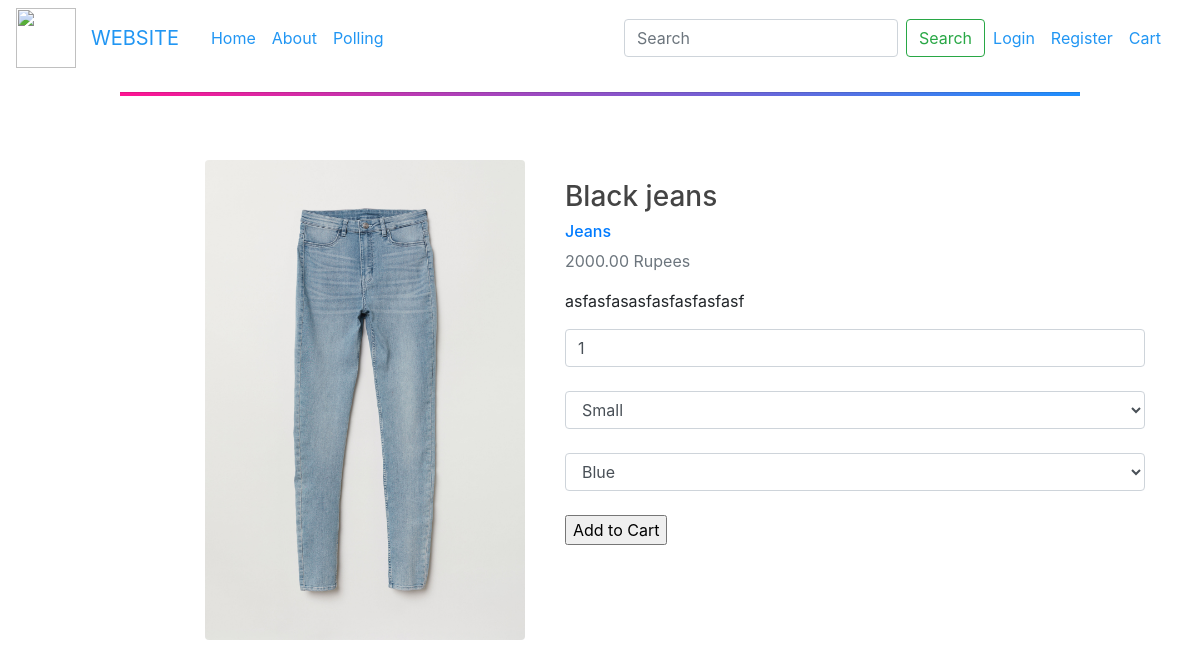
Page /7/black-jeans/ on the committed database.
### blog/models.py (models this page shows, shortened)
class Product(models.Model):
    category = models.ForeignKey(Category, related_name='products', on_delete=models.CASCADE)
    name = models.CharField(max_length=150)
    description = models.TextField(blank=True)
    price = models.DecimalField(decimal_places=2, max_digits=10)
    slug = models.SlugField(max_length=150)
    stock = models.PositiveIntegerField(default=1)
    available = models.BooleanField(default=1)
    created_at = models.DateTimeField(auto_now_add=True)
    updated_at = models.DateTimeField(auto_now=True)
    image = models.ImageField(upload_to='products', blank=True)
    class Meta:
        ordering = ('name',)
        index_together = (('id', 'slug'),)

class Category(models.Model):
    name = models.CharField(max_length=150)
    slug = models.SlugField(max_length=150)
    created_at = models.DateTimeField(auto_now_add=True)
    updated_at = models.DateTimeField(auto_now=True)
    class Meta:
        ordering = ('name',)
        verbose_name = 'category'
        verbose_name_plural = 'categories'
    def __str__(self):
        return self.name
    def get_absolute_url(self):
        return reverse('blog:product_list_by_category', args=[self.slug])

### blog/views.py (the view)
# urls.py: re_path(r'^(?P<id>\d+)/(?P<slug>[-\w]+)/$', views.product_detail, name='product_detail'),
def product_detail(request, id, slug):
    product = get_object_or_404(Product, id=id, slug=slug, available=True)
    context = {
        'product': product
    }
    return render(request, 'blog/details.html', context)

### blog/models.py (called while the page is built)
    def all(self):
        return super(VariationsManager,self).filter(active=True)

    def sizes(self):
        return self.all().filter(category='size')

    def colors(self):
        return self.all().filter(category='color')

### blog/templates/blog/details.html
{% extends "blog/base.html" %}
{% load static %}
{% block content %}
    <br>
    <br>
    <div class="row">
    <div class= "col-md-2"></div>
    <div class="col-md-8">
   <div class="card mb-3" style="width: 60rem;background: transparent; border: none">
        <div class="row no-gutters">
            <div class="col-md-4">
                <img class="rounded" src="{% if product.image %} {{ product.image.url }} {% else %} {% static 'img/default.png' %} {% endif %}" alt="..." style="width: 100%; height: auto">
            </div>
            <div class="col-md-8" style="padding-left: 20px">
                <div class="card-body">
                    <h3>{{ product.name }}</h3>
                    <h6><a href="{{ product.category.get_absolute_url }}">{{ product.category }}</a></h6>
                    <p class="text-muted"> {{ product.price }} Rupees</p>
                    <p>{{ product.description|safe|linebreaksbr }}</p>
                    <form class="form pull-right" method='POST' action='{% url 'add_to_cart' product.slug %}'>{% csrf_token %}
                        <input class="form-control" name="qty" type='number' value="1" min="1" >
                            <br>
                        {% if product.variations.all %}
                            {% if product.variations.sizes %}
                                <select name="size" class="form-control">
                                    {% for item in product.variations.sizes %}
                                        <option value="{{ item.title|lower }}">{{ item.title|capfirst }}</option>
                                    {% endfor %}
                                </select>
                                <br>
                                {% endif %}
                                {% if product.variations.colors %}
                                    <select name="color" class="form-control">
                                    {% for item in product.variations.colors %}
                                        <option value="{{ item.title|lower }}">{{ item.title|capfirst }}<br></option>
                                    {% endfor %}
                                </select>
                                    <br>
                                {% endif %}
                            {%  endif %}
                                <input type="submit" value="Add to Cart">
                            </form>
                </div>
            </div>
        </div>
   </div>
   </div>
    </div>
{% endblock %}

### blog/static/blog/main.css (style rules this page uses)
h1, h2, h3, h4, h5, h6 { color: #444444; }

### rows in the picture
Product: image (picture), name "Black jeans", category "Jeans", price "2000.00", description "asfasfasasfasfasfasfasf"

### other values in the picture
form field size "Small"
form field color "Blue"
